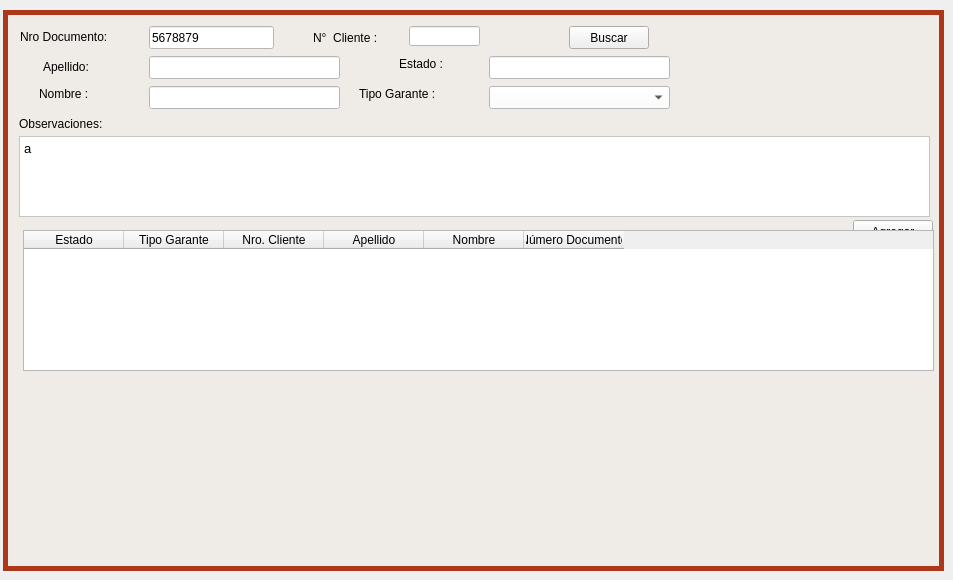
     <widget class="QWidget" name="tab_18">
      <attribute name="icon">
       <iconset>
        <normalon>Íconos/calidad-de-la-pagina.png</normalon>
       </iconset>
      </attribute>
      <attribute name="title">
       <string>Datos Garante</string>
      </attribute>
      <widget class="QLabel" name="label_158">
       <property name="geometry">
        <rect>
         <x>19</x>
         <y>136</y>
         <width>71</width>
         <height>16</height>
        </rect>
       </property>
       <property name="text">
        <string>Domicilio :</string>
       </property>
      </widget>
      <widget class="QGroupBox" name="groupBox_3">
       <property name="geometry">
        <rect>
         <x>3</x>
         <y>10</y>
         <width>941</width>
         <height>561</height>
        </rect>
       </property>
       <property name="styleSheet">
        <string notr="true">QGroupBox{
background-color: rgb(239, 235, 231);
border-style: solid;
border-width: 5px;
border-color: rgb(172, 55, 26);
}

QLabel{
background-color: rgb(239, 235, 231);
}

QLineEdit{
background-color: rgb(255, 255, 255);
}

QTextEdit{
background-color: rgb(255, 255, 255);
}

QComboBox{
background-color: rgb(255, 255, 255);
}

QDateEdit{
background-color: rgb(255, 255, 255);
}

</string>
       </property>
       <property name="title">
        <string/>
       </property>
       <widget class="QPushButton" name="boton_agregar_4">
        <property name="geometry">
         <rect>
          <x>850</x>
          <y>210</y>
          <width>80</width>
          <height>23</height>
         </rect>
        </property>
        <property name="text">
         <string>Agregar</string>
        </property>
       </widget>
       <widget class="QLabel" name="label_51">
        <property name="geometry">
         <rect>
          <x>17</x>
          <y>17</y>
          <width>111</width>
          <height>20</height>
         </rect>
        </property>
        <property name="text">
         <string>Nro Documento:</string>
        </property>
       </widget>
       <widget class="QLabel" name="label_22">
        <property name="geometry">
         <rect>
          <x>16</x>
          <y>106</y>
          <width>121</width>
          <height>16</height>
         </rect>
        </property>
        <property name="text">
         <string>Observaciones: </string>
        </property>
       </widget>
       <widget class="QLabel" name="label_23">
        <property name="geometry">
         <rect>
          <x>396</x>
          <y>46</y>
          <width>61</width>
          <height>16</height>
         </rect>
        </property>
        <property name="text">
         <string>Estado :</string>
        </property>
       </widget>
       <widget class="QTextEdit" name="txte_garante_observaciones">
        <property name="geometry">
         <rect>
          <x>16</x>
          <y>126</y>
          <width>911</width>
          <height>81</height>
         </rect>
        </property>
        <property name="html">
         <string>&lt;!DOCTYPE HTML PUBLIC &quot;-//W3C//DTD HTML 4.0//EN&quot; &quot;http://www.w3.org/TR/REC-html40/strict.dtd&quot;&gt;
&lt;html&gt;&lt;head&gt;&lt;meta name=&quot;qrichtext&quot; content=&quot;1&quot; /&gt;&lt;style type=&quot;text/css&quot;&gt;
p, li { white-space: pre-wrap; }
&lt;/style&gt;&lt;/head&gt;&lt;body style=&quot; font-family:'KacstOne'; font-size:10pt; font-weight:72; font-style:normal;&quot;&gt;
&lt;p style=&quot; margin-top:0px; margin-bottom:0px; margin-left:0px; margin-right:0px; -qt-block-indent:0; text-indent:0px;&quot;&gt;a&lt;/p&gt;&lt;/body&gt;&lt;/html&gt;</string>
        </property>
       </widget>
       <widget class="QLabel" name="label_4">
        <property name="geometry">
         <rect>
          <x>36</x>
          <y>76</y>
          <width>71</width>
          <height>16</height>
         </rect>
        </property>
        <property name="text">
         <string>Nombre :</string>
        </property>
       </widget>
       <widget class="QLabel" name="label_24">
        <property name="geometry">
         <rect>
          <x>356</x>
          <y>76</y>
          <width>101</width>
          <height>16</height>
         </rect>
        </property>
        <property name="text">
         <string>Tipo Garante :</string>
        </property>
       </widget>
       <widget class="QComboBox" name="cbx_tipo_garante">
        <property name="geometry">
         <rect>
          <x>486</x>
          <y>76</y>
          <width>181</width>
          <height>23</height>
         </rect>
        </property>
        <item>
         <property name="text">
          <string/>
         </property>
        </item>
        <item>
         <property name="text">
          <string>Garante Principal</string>
         </property>
        </item>
        <item>
         <property name="text">
          <string>Garante Secundario</string>
         </property>
        </item>
        <item>
         <property name="text">
          <string>Otro Garante</string>
         </property>
        </item>
       </widget>
       <widget class="QLineEdit" name="lne_garante_apellido">
        <property name="geometry">
         <rect>
          <x>146</x>
          <y>46</y>
          <width>191</width>
          <height>23</height>
         </rect>
        </property>
        <property name="text">
         <string/>
        </property>
       </widget>
       <widget class="QLineEdit" name="lne_garante_nombre">
        <property name="geometry">
         <rect>
          <x>146</x>
          <y>76</y>
          <width>191</width>
          <height>23</height>
         </rect>
        </property>
        <property name="text">
         <string/>
        </property>
       </widget>
       <widget class="QPushButton" name="boton_buscar_garante">
        <property name="geometry">
         <rect>
          <x>566</x>
          <y>16</y>
          <width>80</width>
          <height>23</height>
         </rect>
        </property>
        <property name="text">
         <string>Buscar</string>
        </property>
       </widget>
       <widget class="QLineEdit" name="lne_garante_nro_doc">
        <property name="geometry">
         <rect>
          <x>146</x>
          <y>16</y>
          <width>125</width>
          <height>23</height>
         </rect>
        </property>
        <property name="text">
         <string>5678879</string>
        </property>
       </widget>
       <widget class="QLineEdit" name="lne_garante_nro_cliente">
        <property name="geometry">
         <rect>
          <x>406</x>
          <y>16</y>
          <width>71</width>
          <height>20</height>
         </rect>
        </property>
        <property name="text">
         <string/>
        </property>
       </widget>
       <widget class="QLineEdit" name="lne_garante_estado">
        <property name="geometry">
         <rect>
          <x>486</x>
          <y>46</y>
          <width>181</width>
          <height>23</height>
         </rect>
        </property>
        <property name="text">
         <string/>
        </property>
       </widget>
       <widget class="QLabel" name="label_29">
        <property name="geometry">
         <rect>
          <x>40</x>
          <y>49</y>
          <width>61</width>
          <height>16</height>
         </rect>
        </property>
        <property name="text">
         <string>Apellido:</string>
        </property>
       </widget>
       <widget class="QLabel" name="label_31">
        <property name="geometry">
         <rect>
          <x>310</x>
          <y>20</y>
          <width>81</width>
          <height>16</height>
         </rect>
        </property>
        <property name="text">
         <string>N°  Cliente :</string>
        </property>
       </widget>
       <widget class="QTableWidget" name="tw_garantes_lista">
        <property name="geometry">
         <rect>
          <x>20</x>
          <y>220</y>
          <width>911</width>
          <height>141</height>
         </rect>
        </property>
        <column>
         <property name="text">
          <string>Estado</string>
         </property>
         <property name="background">
          <color>
           <red>252</red>
           <green>227</green>
           <blue>220</blue>
          </color>
         </property>
        </column>
        <column>
         <property name="text">
          <string>Tipo Garante</string>
         </property>
        </column>
        <column>
         <property name="text">
          <string>Nro. Cliente</string>
         </property>
         <property name="background">
          <color>
           <red>252</red>
           <green>227</green>
           <blue>220</blue>
          </color>
         </property>
        </column>
        <column>
         <property name="text">
          <string>Apellido</string>
         </property>
         <property name="background">
          <color>
           <red>252</red>
           <green>227</green>
           <blue>220</blue>
          </color>
         </property>
        </column>
        <column>
         <property name="text">
          <string>Nombre</string>
         </property>
         <property name="background">
          <color>
           <red>252</red>
           <green>227</green>
           <blue>220</blue>
          </color>
         </property>
        </column>
        <column>
         <property name="text">
          <string>Número Documento</string>
         </property>
         <property name="background">
          <color>
           <red>252</red>
           <green>227</green>
           <blue>220</blue>
          </color>
         </property>
        </column>
       </widget>
      </widget>
     </widget>
